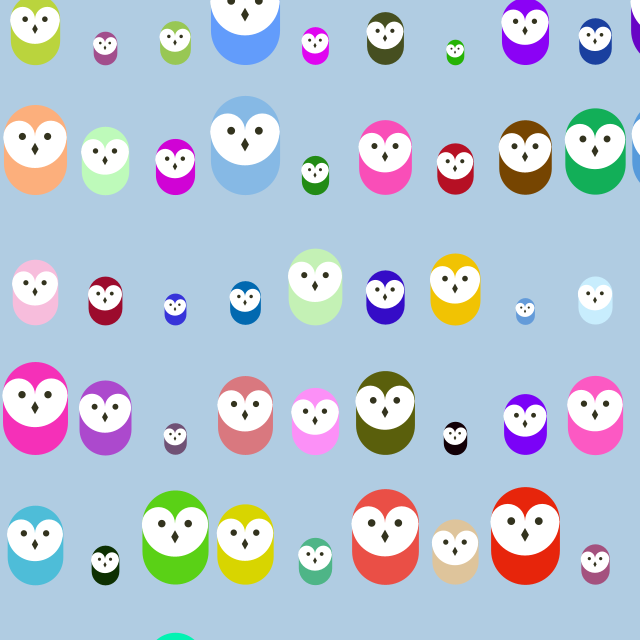
Frame 1 (no input)
Frame 60 (the mouse pressed at the canvas centre just before this capture): identical to frame 1, image omitted
Frame 120 (the mouse held since frame 60 and released just before this capture): identical to frame 1, image omitted

The Processing sketch that drew this single still picture (run headless with seeded random() and noise(); from frame 60 on, the mouse is pressed at the canvas centre):

// Processing sketch: sketch_170328_example905
// ── sketch_170328_example905.pde
/*
* 初期処理
* 初回のみ実行
*/
void setup() {
  size(640, 640);
}

/*
* 描写処理
* 実行中は繰返し実行
*/
void draw() {
  background(176, 204, 226);
  randomSeed(0);
  for (int y = 65; y < width + 130; y += 130) {
    for (int x = 35; x < width + 70; x += 70) {
      float r = random(0, 255);
      float g = random(0, 255);
      float b = random(0, 255);
      float scaler = random(0.25, 1.0);
      owl(x, y, r, g, b, scaler);
    }
  }
}

/*
* フクロウの描写
* @param x 描写開始 X座標
* @param y 描写開始 Y座標
*/
void owl(float x, float y, float r, float g, float b, float s) {
  // 処理前の状態を保持
  pushMatrix();

  // 座標の基準値を変更
  translate(x, y);
  
  // スケールサイズの指定
  scale(s);
  
  stroke(r, g, b);
  strokeWeight(70);
  line(0, -35, 0, -65);         // 胴体

  noStroke();
  fill(255);
  ellipse(-17.5, -65, 35, 35);  // 左白目
  ellipse(17.5, -65, 35, 35);   // 右白目
  arc(0, -65, 70, 70, 0, PI);   // あご
  
  fill(51, 51, 30);
  ellipse(-14, -65, 8, 8);      // 左目
  ellipse(14, -65, 8, 8);       // 右目
  quad(0, -58, 4, -51, 0, -44, -4, -51);  // くちばし
  
  // 状態を元に戻す
  popMatrix();
}
